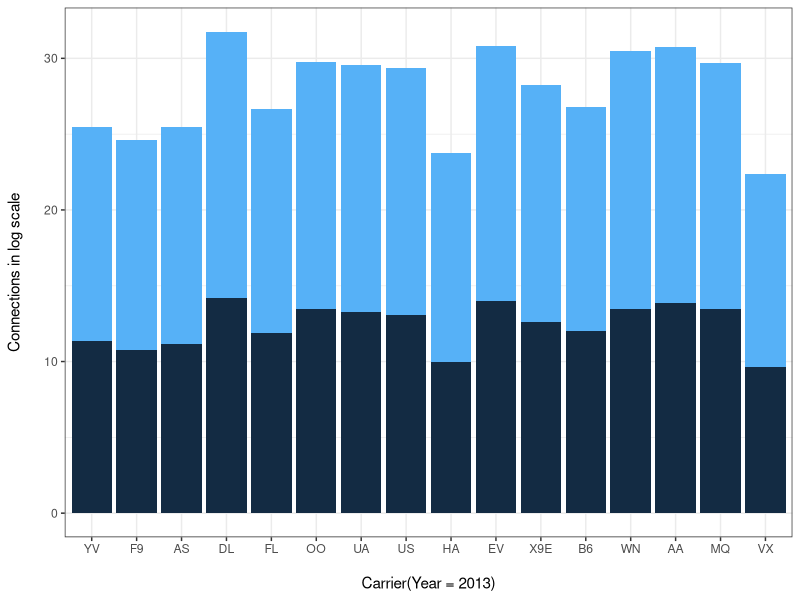
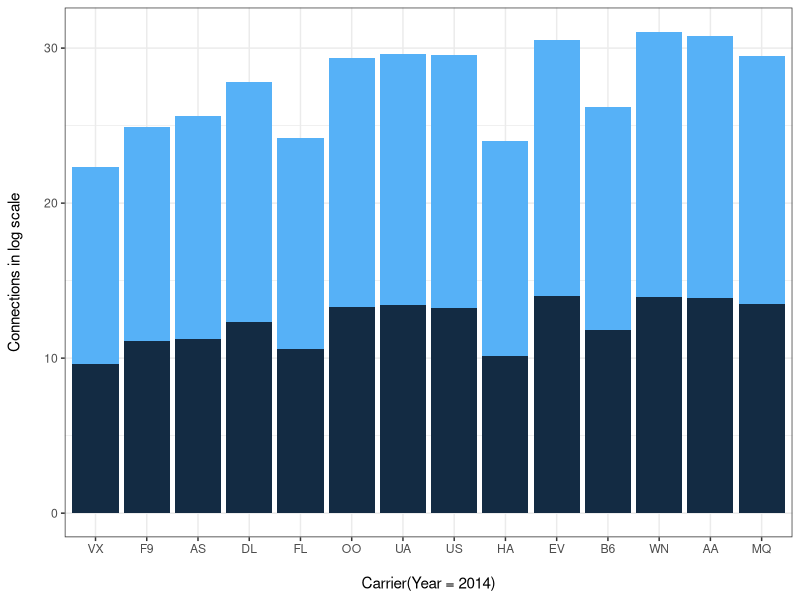
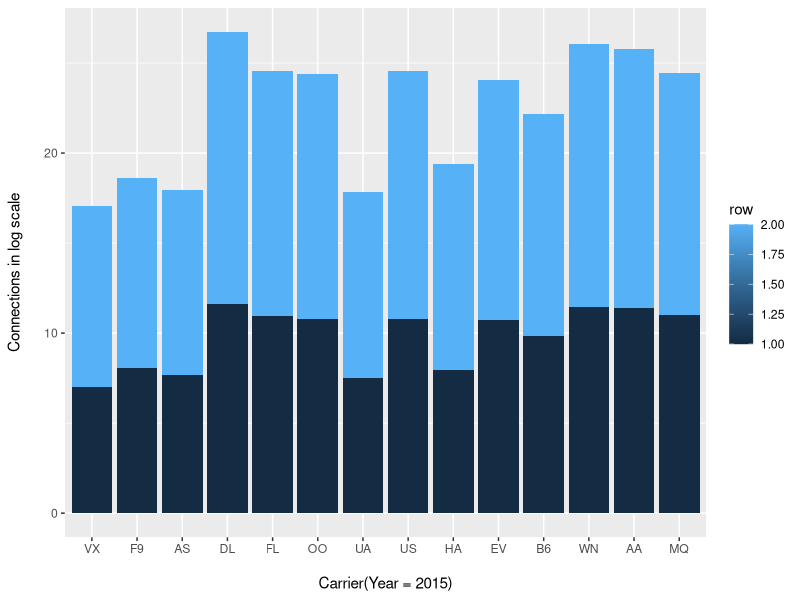

Here is the R script that generated these plots, in order: (Note: this script raises an error after producing the figures.)
## ---- chunk 1
dat <- read.table(text = "YV F9 AS DL FL OO UA US HA EV 9E B6 WN AA MQ VX
1 84339 47042 71811 1451961 141700 703849 587238 470963 21126 1224970 305461 160707 715508 1021082 703178 15307
2 1334375 1066511 1599612 42720518 2626005 12298498 11612851 12095764 992047 19121080 6071667 2751230 23494241 22494448 11377156 340526", header = TRUE)

library(reshape2)

dat$row <- seq_len(nrow(dat))
dat2 <- melt(dat, id.vars = "row")

library(ggplot2)

ggplot(dat2, aes(x=variable, y=log(value), fill=row)) + 
  geom_bar(stat="identity") +
  xlab("\nCarrier(Year = 2013)") +
  ylab("Connections in log scale\n") +
  guides(fill=FALSE) +
  theme_bw()
## ---- chunk 2
dat <- read.table(text = "VX F9 AS DL FL OO UA US HA EV B6 WN AA MQ
1 14625 64424 78040 228076 38942 579836 664421 557624 25334 1189046 132575 1125962 1082175 706966
2 336469 1019767 1703474 5391435 832145 9717323 11231315 12019446 1034607 15266696 1782809 27355347 21307342 9115791", header = TRUE)

library(reshape2)

dat$row <- seq_len(nrow(dat))
dat2 <- melt(dat, id.vars = "row")

library(ggplot2)

ggplot(dat2, aes(x=variable, y=log(value), fill=row)) + 
  geom_bar(stat="identity") +
  xlab("\nCarrier(Year = 2014)") +
  ylab("Connections in log scale\n") +
  guides(fill=FALSE) +
  theme_bw()
## ---- chunk 3
dat <- read.table(text = "VX F9 AS DL FL OO UA US HA EV B6 WN AA MQ
1 1079 3232 2092 111246 58148 48047 1863 47608 2918 44515 18579 93360 88156 58709
2 24143 38340 29849 3691705 811559 798791 30163 945919 89791 645163 231827 2251474 1741092 695859", header = TRUE)

library(reshape2)

dat$row <- seq_len(nrow(dat))
dat2 <- melt(dat, id.vars = "row")

library(ggplot2)

ggplot(dat2, aes(x=variable, y=log(value), fill=row)) +
 geom_bar(stat="identity") +
  xlab("\nCarrier(Year = 2015)") +
  ylab("Connections in log scale\n") 
  guides(fill=FALSE) +
  theme_bw()
## ---- chunk 4
runs <- c(30, 33, 28, 148, 150, 149)
barplot(runs, main="Run Time",xlab = "System with number of runs",ylab="Time in mins", names.arg=c("AWS-1","AWS-2","AWS-3","Pseudo1","Pseudo2","Pseudo3"),  border="blue")
